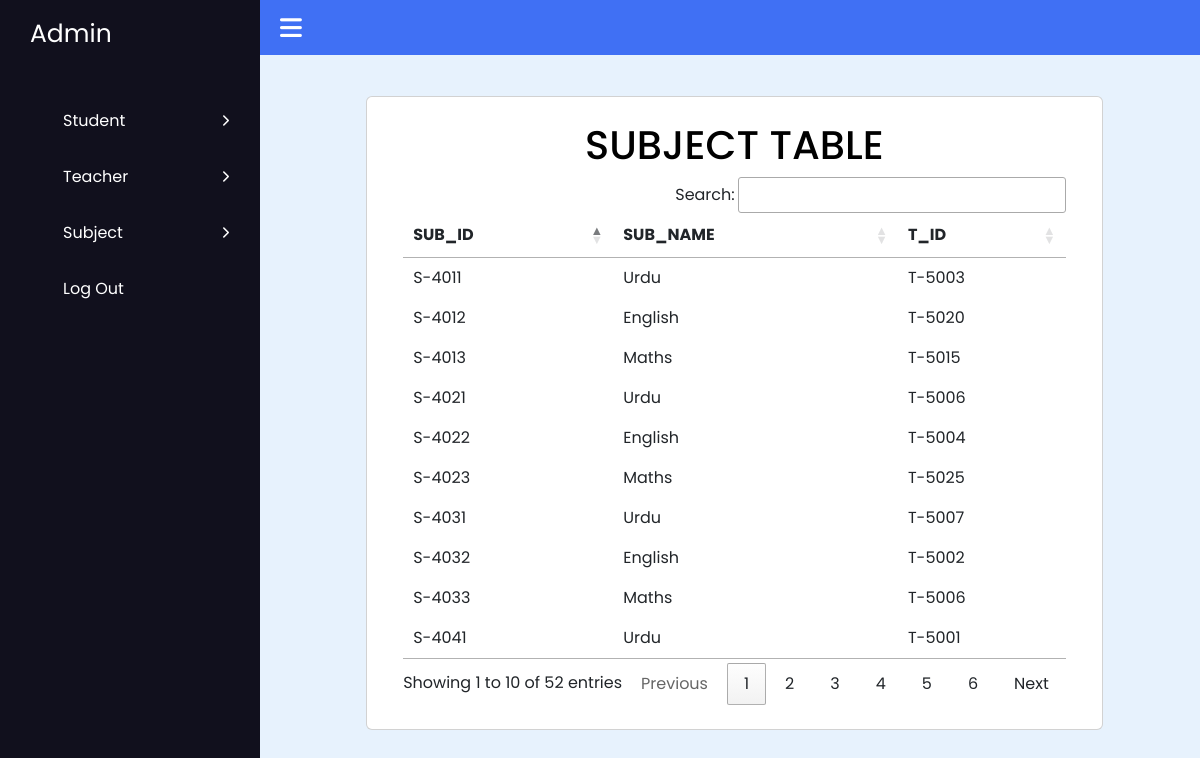
The app's page /admindashboard/view_subject.php with its own data.
### tables this page shows
CREATE TABLE `subject` (
  `SUB_ID` varchar(6) NOT NULL,
  `SUB_NAME` varchar(50) NOT NULL,
  `T_ID` varchar(6) DEFAULT NULL
);

### admindashboard/view_subject.php (the view, shortened to what this page needs)
<!DOCTYPE html>
<?php
include_once "../includes/db.inc.php";
include('header.php');
?>
<html lang="en">
<head>
    <link rel="stylesheet" href="http://cdn.datatables.net/1.10.13/css/jquery.dataTables.min.css">
    <link rel="stylesheet" href="https://cdn.datatables.net/1.11.3/css/jquery.dataTables.min.css">
    <link rel="stylesheet" href="https://cdnjs.cloudflare.com/ajax/libs/font-awesome/6.2.1/css/all.min.css" />
    <link rel="stylesheet" href="view_style.css">
</head>
<body>
<nav class="sidebar">
    <a href="#" class="logo">Admin</a>
    <div class="menu-content">
      <ul class="menu-items">
        <li class="item">
          <div class="submenu-item">
            <span>Student</span>
            <i class="fa-solid fa-chevron-right"></i>
          </div>
        </li>
        <li class="item">
          <div class="submenu-item">
            <span>Teacher</span>
            <i class="fa-solid fa-chevron-right"></i>
          </div>
        </li>
        <li class="item">
          <div class="submenu-item">
            <span>Subject</span>
            <i class="fa-solid fa-chevron-right"></i>
          </div>
        </li>
        <li class="item">
          <a href="../secure_login_system/logout.php">Log Out</a>
        </li>
      </ul>
    </div>
  </nav>
    <nav class="navbar" style="z-index: 10;">
        <i class="fa-solid fa-bars" id="sidebar-close"></i>
    </nav>
    <main class="main">
            <?php
            function dataTable($sql1, $sql2, $conn, $tableName)
            {
                $fieldResult = mysqli_query($conn, $sql1);
                echo "<tr class='table-fields'> ";
                while ($row1 = mysqli_fetch_array($fieldResult)) {
                    $field = $row1['Field'];
                    echo "<th>$field</th> ";
                }
                echo " </tr>";
                echo " </thead>";
                echo " <tbody>";
                $loadTableResult = mysqli_query($conn, $sql2);
                $row2 = mysqli_fetch_all($loadTableResult);
                for ($i = 0; $i < count($row2); $i++) {
                    echo "<tr> ";
                    foreach ($row2[$i] as $loopData) {
                        echo "<td>$loopData</td> ";
                    }
                    echo " </tr>";
                }
            }
            ?>
            <div class="mt-5 py-5">
                <div class="card p-4">
                    <h1 class="col-md-12 text-center" style="color: black">SUBJECT TABLE</h1>
                    <div class="container col-div-12">
                        <table id="dataTables" class="data-table">
                            <thead>
                                <?php
                                $tableName = 'subject';
                                $sql1 = "SHOW COLUMNS FROM $tableName;";
                                $sql2 = "SELECT * FROM $tableName;";
                                dataTable($sql1, $sql2, $conn, $tableName);
                                ?>
                                </tbody>
                        </table>
                    </div>
                </div>
            </div>
    </main>
</body>
</html>

### admindashboard/view_style.css (style rules this page uses)
body { margin: 0; padding: 0; box-sizing: border-box; font-family: 'Poppins', sans-serif; }
.sidebar { position: fixed; height: 100%; width: 260px; background: #11101d; padding: 15px; }
.logo { font-size: 25px; padding: 0 15px; }
.sidebar a { color: #fff; text-decoration: none; }
.menu-content { position: relative; height: 100%; width: 100%; margin-top: 40px; overflow-y: scroll; }
.menu-items { height: 100%; width: 100%; list-style: none; transition: all 0.4s ease; }
.item a, .submenu-item { padding: 16px; display: inline-block; width: 100%; border-radius: 12px; }
.item i { font-size: 12px; }
.submenu-item { display: flex; justify-content: space-between; align-items: center; color: #fff; cursor: pointer; }
.navbar, .main { left: 260px; width: calc(100% - 260px); transition: all 0.5s ease; }
.navbar { position: fixed; color: #fff; padding: 15px 20px; font-size: 25px; background: #4070f4; cursor: pointer; }
.navbar #sidebar-close { cursor: pointer; }
.main { position: relative; display: flex; justify-content: center; min-height: 100vh; background: #e7f2fd; }
.main h1 { color: #11101d; font-size: 40px; text-align: center; }
.data-table { width: 100% !important; }

### records on screen
subject: SUB_ID "S-4011", SUB_NAME "Urdu", T_ID "T-5003"
subject: SUB_ID "S-4012", SUB_NAME "English", T_ID "T-5020"
subject: SUB_ID "S-4013", SUB_NAME "Maths", T_ID "T-5015"
subject: SUB_ID "S-4021", SUB_NAME "Urdu", T_ID "T-5006"
subject: SUB_ID "S-4022", SUB_NAME "English", T_ID "T-5004"
subject: SUB_ID "S-4023", SUB_NAME "Maths", T_ID "T-5025"
subject: SUB_ID "S-4031", SUB_NAME "Urdu", T_ID "T-5007"
subject: SUB_ID "S-4032", SUB_NAME "English", T_ID "T-5002"
subject: SUB_ID "S-4033", SUB_NAME "Maths", T_ID "T-5006"
subject: SUB_ID "S-4041", SUB_NAME "Urdu", T_ID "T-5001"

### other values on screen
$field "SUB_ID"
$field "SUB_NAME"
$field "T_ID"
